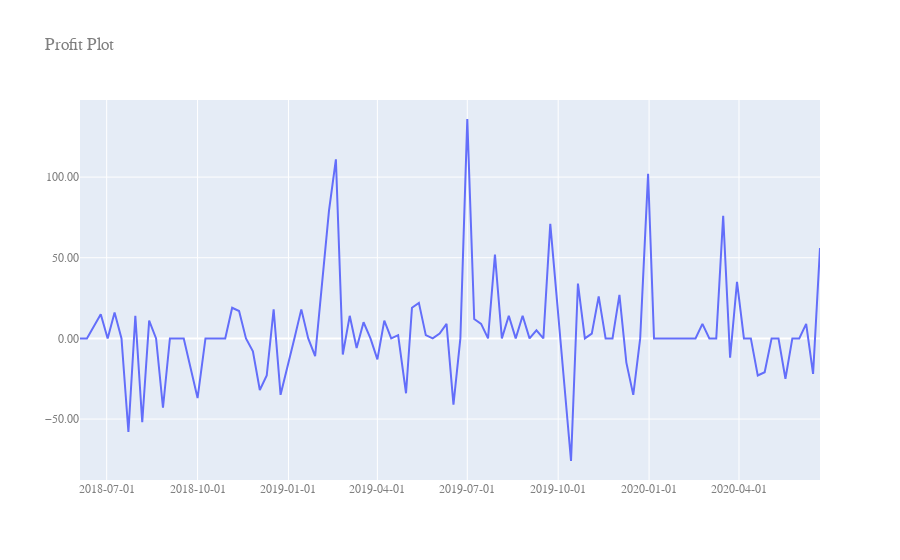

Write notebook code for a chart like this one.
### Markdown cell above
### 收益圖

### Code cell
fig = go.Figure()

fig.add_trace(
    go.Scatter(
            x=dftt["Date"],
            y=dftt["WinLoss1"],
            name = f"Profit",
            mode='lines'
        ))

fig.update_layout(
    title=f"Profit Plot",
    xaxis_title="x Axis Title",
    yaxis_title="y Axis Title",
    font=dict(
        family="Courier New, monospace",
        size=12,
        color="#7f7f7f"
    ),
    xaxis=plotly.graph_objects.layout.XAxis(
        tickformat='%Y-%m-%d'
    ),
    yaxis=plotly.graph_objects.layout.YAxis(
        tickformat='.2f'
    )
)
fig.show()
